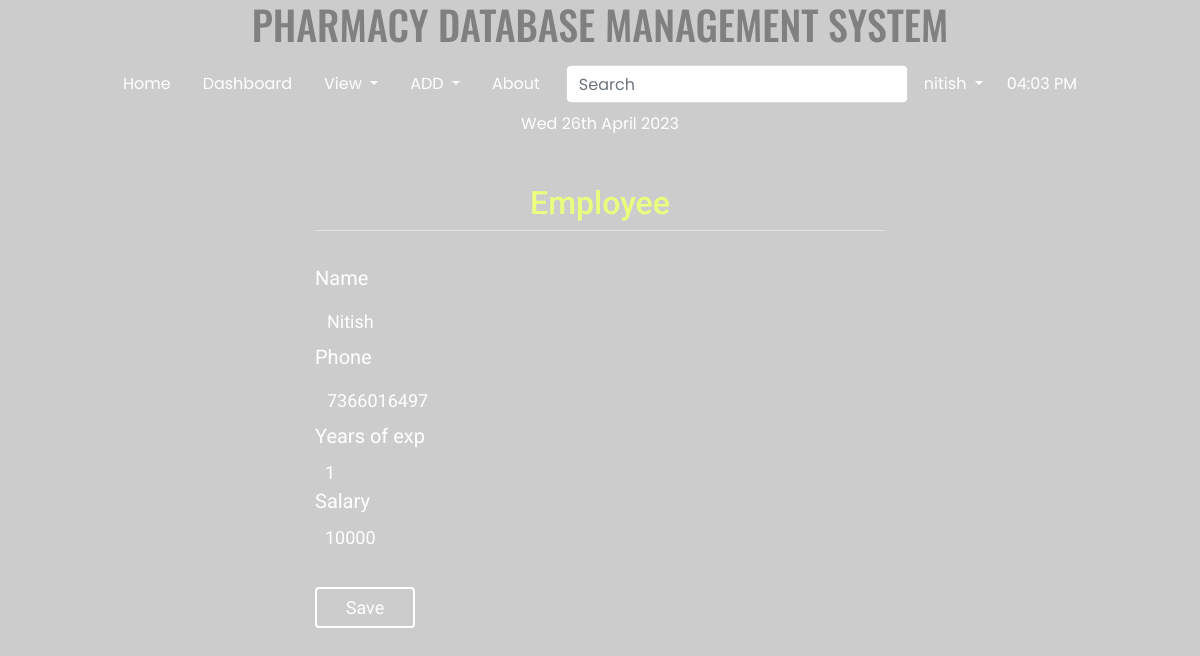
The page /empedit/1/ (signed in) on the database its author committed.
### home/models.py (models this page shows, shortened)
class Employee(models.Model):
    name = models.CharField(max_length=200)
    phone=models.CharField(max_length=17,default='')
    years_of_exp=models.IntegerField(default='')
    salary=models.IntegerField()

### home/views.py (the view, shortened to what this page needs)
# urls.py: path('empedit/<int:pk>/',EditEmployeeView.as_view(), name='empedit'),
class EditEmployeeView(generic.UpdateView):
    model = Employee
    form_class = EmployeeForm
    template_name = 'home/addemployee.html'

### home/forms.py
class EmployeeForm(ModelForm):
    class Meta:
        model = Employee
        fields= '__all__'
        widgets = {
            'name': forms.TextInput(attrs={'class': 'form-control', 'autocomplete': 'off','pattern':'[A-Za-z ]+', 'title':'Enter Characters Only'}),
            'phone': forms.TextInput(attrs={'class': 'form-control', 'autocomplete': 'off','pattern':'[0-9]+', 'title':'Enter Numbers Only'})
        }

### templates/home/addemployee.html (shortened to what this page needs)
{% extends 'basic.html' %}
{% block body %}
{% load static %}
{% load crispy_forms_tags %}
{% if user.is_authenticated %}
<div class="col-md-6 offset-md-3">
        <form method="post" enctype="multipart/form-data">
            <fieldset class="form-group mx-auto">
                <legend class="border-bottom text-center mb-4"><h2>Employee</h2></legend>
                {{ form|crispy }}
            </fieldset>
            <button class="btn btn-outline-info " type="submit" value="submit">Save</button>
        </form>
</div>
<body style="
      width: 100%;
    height: 100vh;
    background: linear-gradient(rgba(0, 0, 0, 0.2), rgba(0, 0, 0, 0.2)), url('/static/images/bg2.jpg');
    background-size: cover;
    font-family: 'Roboto', sans-serif;
    ">
{% else %}
<h2>Please Log in to Create a Post</h2>
{% endif %}
{% endblock body %}

### templates/basic.html (shortened to what this page needs)
<!DOCTYPE html>
<html lang="en">
<head>
    <link rel="stylesheet" href="https://stackpath.bootstrapcdn.com/bootstrap/4.2.1/css/bootstrap.min.css"
 />
    {% load static %}
    <link href="{% static 'css/style.css'  %}" rel="stylesheet" />
</head>
    <h1 class="text-center" style="color: grey; font-family: 'Oswald', sans-serif;"> PHARMACY DATABASE MANAGEMENT SYSTEM</h1>
    <nav class="navbar navbar-expand-lg navbar-light" style="background: none; color: grey; text-color: grey; font-family: 'Poppins', sans-serif;">
        <div class="collapse navbar-collapse" id="navbarSupportedContent">
            <ul class="nav justify-content-center">
                <li class="nav-item {% block blogactive %} {% endblock blogactive %}">
                    <a class="nav-link" href="/">Home</a>
                </li>
                <li class="nav-item">
                    <a class="nav-link" href="/dashboard/">Dashboard</a>
                </li>
                <li class="nav-item dropdown">
                    <a class="nav-link dropdown-toggle" href="#" id="navbarDropdown" role="button"
                        data-toggle="dropdown" aria-haspopup="true" aria-expanded="false">
                        View
                    </a>
                </li>
                <li class="nav-item dropdown">
                    <a class="nav-link dropdown-toggle" href="#" id="navbarDropdown" role="button"
                        data-toggle="dropdown" aria-haspopup="true" aria-expanded="false">
                        ADD
                    </a>
                </li>
                <li class="nav-item {% block aboutactive %} {% endblock aboutactive %}">
                    <a class="nav-link" href="/about/">About</a>
                </li>
                {% if user.is_authenticated %}
                <ul class="navbar-nav">
                    <form method="post" action="/search/" class="form-inline my-2 my-lg-0">
                        <li>
                            <input class="form-control mr-sm-2" style="color: #26f1fb" type="search"
                                placeholder="Search" aria-label="Search" name="q" id="q" />
                        </li>
                    </form>
                    <li class="nav-item dropdown">
                        <a class="nav-link dropdown-toggle" href="#" id="navbarDropdown" role="button"
                            data-toggle="dropdown" aria-haspopup="true" aria-expanded="false">
                            {{request.user}}
                        </a>
                    </li>
                </ul>
                {% else %}
                <li class="nav-item {% block login %} {% endblock login %}">
                    <a class="nav-link" href="{% url 'home:login' %}">Login</a>
                </li>
                {% endif %}
                <li class="nav-item">
                    <a class="nav-link" href="">{% now "h:i A" as current_time %} {{ current_time|center:"150" }}</a>
                </li>
                <li class="nav-item">
                    <a class="nav-link" href="">{% now "D jS F Y" %}</a>
                </li>
            </ul>
        </div>
    </nav>
    <br />
    {% block body %} {% endblock %} {% block js %} {% endblock %}
</body>
</html>

### static/css/style.css (style rules this page uses)
body { margin: 0; padding: 0; font-family: sens-serif; height: 100vh; }
.nav, .collapse { width: 100%; }
.navbar .nav .nav-item .nav-link:link, .navbar .nav .nav-item .nav-link:visited { color: #fff; text-align: center; }
* { padding: 0; margin: 0; border-radius: border-box; }
.form-group { width: 100%; overflow: hidden; font-size: 20px; padding: 8px 0; margin: 8px 0; color: white; background: none; margin-bottom: 1rem; }
.form-group label { width: 100%; text-align: left; }
input { width: 100%; border: none; outline: none; background: none; color: white; float: left; margin: 0 10px; font-size: 18px; }
.textinput { width: 100%; border: none; outline: none; background: none; color: white; float: left; margin: 0px 0px; font-size: 18px; }
.btn { width: 100px; background: none; border: 2px solid #fff; color: white; padding: 5px; font-size: 18px; cursor: pointer; margin: 12px 0; }
.col-md-6, .col-md-7, .col-md-8, .col-md-9, .col-md-10 { background: none; color: white; }
h1, h2, h3, h4, h5, h6 { background: none; color: rgb(236, 255, 127); }

### rows shown on the page
Employee: name "Nitish", phone "7366016497", years_of_exp "1", salary "10000"

### other values the page prints
{{ request.user }} "nitish"
{{ current_time|center:"150" }} "04:03 PM"
